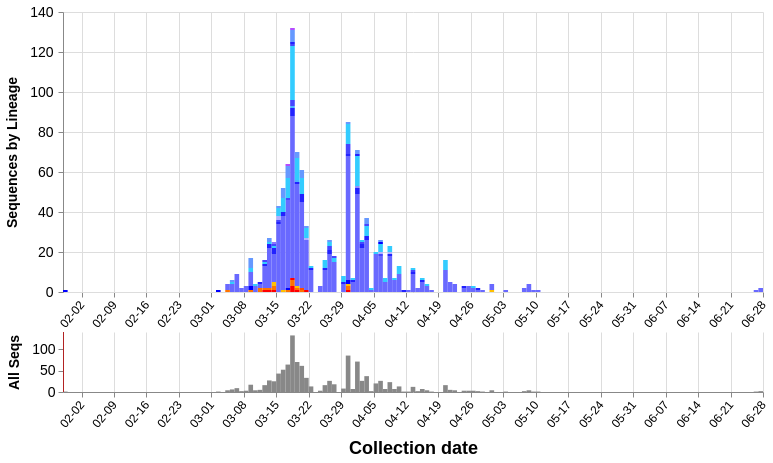

This figure's Vega-Lite source:
### Vega specification from a JSON file in a GitHub repository (floating-point values rounded to 4 significant figures; data arrays with more than 128 entries replaced by an {"elided": "..."} marker saying what was removed)
{"$schema": "https://vega.github.io/schema/vega/v5.json", "description": "A basic stacked bar chart example.", "comment": "These will be overridden by the container of this vega plot", "width": 700, "height": 380, "padding": 5, "signals": [{"name": "disableSelectionColoring", "value": true}, {"name": "detailHeight", "value": 280}, {"name": "detailClip", "update": "detailHeight == 0"}, {"name": "overviewY", "update": "detailHeight == 0 ? 0 : detailHeight + 40"}, {"name": "overviewHeight", "value": 60}, {"name": "dateRangeStart", "value": 1575158400000, "comment": "Along with dateRangeEnd, these are hard limits on the dates shown. May need to update when we hit 2021. Dates are in milliseconds, unix epoch"}, {"name": "dateRangeEnd", "value": 1609372800000}, {"name": "dateBin", "value": 86400000, "comment": "Binning of observations by date, where date is in milliseconds. Default is 1 day (1000 * 60 * 60 * 24). This should never be less than a day. This is passed to the bin transform of cases_by_date_and_group"}, {"name": "overviewYLabel", "value": "All Seqs", "comment": "Y-axis label of the overview (bottom) panel"}, {"name": "detailYLabel", "value": "Sequences by Lineage", "comment": "Y-axis label of the detail (upper) panel"}, {"name": "yFormat", "value": "s"}, {"name": "stackOffset", "value": "zero", "comment": "Whether to show the counts as percentages ('normalize') or as absolute counts ('zero'). This is passed to the stack transform of cases_by_date_and_group"}, {"name": "cumulativeWindow", "value": [0, 0], "comment": "Window to calculate cumulative counts over. [0, 0] disables this behavior, while [null, 0] does the cumulative counting"}, {"name": "detailDomain", "comment": "The date range selected on the overview (bottom) panel. The units are in JS date objects. If there is no date selected, this should be null."}, {"name": "brush", "value": 0, "comment": "The date range selected on the overview (bottom) panel, in screen-space coordinate units (pixels). This will be converted to dates for the detailDomain signal by referencing the xOverview scale"}, {"name": "delta", "value": 0, "comment": "The difference between windows when dragging a date selection window in the overview (bottom) panel. It is tracked onmousemove and used to update the 'brush' signal after mouseup. Units are in screen-space coordinates (pixels)"}, {"name": "xdown", "value": 0, "comment": "The initial screen-space click location, in screen-space coordinates (pixels), when first clicking on the date range window before dragging it. This is used to calculate the 'delta' signal"}, {"name": "anchor", "value": null, "comment": "The initial 'brush' signal state, when clicking on the date range window to drag it. Units are in screen-space coordinates (pixels). Used to update the 'brush' signal after dragging it."}, {"name": "hoverBar", "value": null, "comment": "Used to store which group is hovered over. Is an object with field 'group'"}, {"name": "clear", "value": true, "comment": "If clicking on anything but a grouped bar, then clear the selection (by clearing the 'selection' data object)", "on": [{"events": "mouseup[!event.item]", "update": "true", "force": true}]}, {"name": "shift", "value": false, "comment": "Track whether or not the shift key is pressed. Used to select multiple groups by holding down shift before clicking", "on": [{"events": "@detailbars:click", "update": "event.shiftKey", "force": true}]}, {"name": "clicked", "value": null, "comment": "Track clicks on the group bars, for selection purposes", "on": [{"events": "@detailbars:click", "update": "{group: datum.group}", "force": true}]}], "data": [{"name": "selected", "comment": "A list of groups that are selected", "values": [{"group": "S|614|D|G"}], "on": [{"trigger": "clear", "remove": true}, {"trigger": "!shift", "remove": true}, {"trigger": "!shift && clicked", "insert": "clicked"}, {"trigger": "shift && clicked", "toggle": "clicked"}]}, {"name": "cases_by_date_and_group", "comment": "Main data object, same as caseData in store", "format": {"parse": {"group": "string", "cases_sum": "number", "date": "date:'%Q'"}}, "values": {"elided": "188 records"}, "transform": [{"comment": "this creates the group_sum field on each item, which is a total sum of all cases for that group across all dates", "type": "joinaggregate", "ops": ["sum"], "fields": ["cases_sum"], "as": ["group_counts"], "groupby": ["group", "groupName"]}, {"comment": "Bin observations by date. The width of each bin is determined by the signal dateBin. Since the most detail in the date from GISAID is by day, the bin shouldn't ever be smaller than a day.", "type": "bin", "field": "date", "extent": [{"signal": "dateRangeStart"}, {"signal": "dateRangeEnd"}], "step": {"signal": "dateBin"}, "as": ["day_start", "day_end"]}, {"comment": "After binning, combine observations in the same group and day, by taking the sum of the sequence counts. The max aggs on group_counts and color are just to carry the fields over.", "type": "aggregate", "groupby": ["group", "groupName", "new_group", "day_start", "day_end"], "fields": ["cases_sum", "group_counts", "color"], "ops": ["sum", "max", "max"], "as": ["cases_sum", "group_counts", "color"]}, {"comment": "If a group isn't present in a dateBin that others are, then impute an empty value. This is only important for the cumulative view, so as to keep things consistent. Unfortunately I don't know how to impute for days with no data at all yet. This leads to some gaps in the cumulative view.", "type": "impute", "field": "cases_sum", "key": "day_start", "groupby": ["group", "groupName", "color", "group_counts"], "value": 0}, {"comment": "Recalculate the day_end from the day_start and dateBin, since the imputation can't work on more than one field at once.", "type": "formula", "expr": "datum.day_start + dateBin", "as": "day_end"}, {"comment": "Calculate the cumulative counts. If we're not running in cumulative mode, then output the cumulative count in a dummy field (determined by the signal windowField). If we are in cumulative mode, then overwrite the cases_sum field.", "type": "window", "sort": {"field": "day_start"}, "groupby": ["group", "groupName"], "ops": ["sum"], "fields": ["cases_sum"], "as": ["cases_sum_new"], "frame": {"signal": "cumulativeWindow"}}, {"comment": "Stack bars on the same date in preparation for the visualization. Offset (zero vs. normalize) controls counts vs. percentages.", "type": "stack", "groupby": ["day_start"], "sort": {"field": "group"}, "field": "cases_sum_new", "offset": {"signal": "stackOffset"}}]}, {"name": "cases_by_date", "source": "cases_by_date_and_group", "comment": "Collapse cases by date (ignore group), for the data in the overview (bottom) plot", "transform": [{"type": "aggregate", "groupby": ["day_start", "day_end"], "fields": ["cases_sum"], "ops": ["sum"], "as": ["cases_sum_by_date"]}]}], "marks": [{"type": "group", "name": "detail", "comment": "The mark group for the detail (upper) panel", "encode": {"comment": "The width and height should be overridden by the plot's container", "update": {"clip": {"signal": "detailClip"}, "height": {"signal": "detailHeight"}, "width": {"signal": "width"}}}, "signals": [{"name": "hoverBar", "comment": "Set the hoverBar signal when a bar is hovered over, and clear it when the mouse is hovered over anything else", "push": "outer", "on": [{"events": "@detailbars:mouseover!", "update": "{group: datum.group, date: datum.day_start}"}, {"events": "@detailbars:mouseout!", "update": "null"}]}], "scales": [{"name": "x", "comment": "Provide two fields for the domain, since if we only provide the day_start, the last day will get cut off, and if we only provide day_end, the first day will get cut off", "type": "time", "range": "width", "domain": {"fields": [{"data": "cases_by_date", "field": "day_start"}, {"data": "cases_by_date", "field": "day_end"}]}, "domainRaw": {"signal": "detailDomain"}}, {"name": "y", "comment": "Scale the y axis from 0 to the highest bar height", "type": "linear", "range": [{"signal": "detailHeight"}, 0], "nice": true, "zero": true, "domain": {"data": "cases_by_date_and_group", "field": "y1"}}], "marks": [{"type": "group", "comment": "Not sure why we need a group mark here, but this is how it is in the example plot, so I didn't change it", "encode": {"update": {"height": {"field": {"group": "height"}}, "width": {"field": {"group": "width"}}}}, "axes": [{"orient": "bottom", "scale": "x", "zindex": 0, "format": "%m-%d", "tickCount": "week", "grid": true, "gridScale": "y", "gridColor": "#DDD", "labelAngle": 310, "labelAlign": "right", "labelBaseline": "middle", "labelPadding": 5, "labelFontSize": 12}, {"orient": "left", "scale": "y", "format": {"signal": "yFormat"}, "zindex": 0, "grid": true, "gridColor": "#DDD", "title": {"signal": "detailYLabel"}, "titleFontSize": 14, "titlePadding": 10, "labelFontSize": 14, "labelPadding": 5, "tickCount": 5}], "marks": [{"type": "rect", "name": "detailbars", "from": {"data": "cases_by_date_and_group"}, "clip": true, "encode": {"comment": "Define the tooltip and other constant values here", "enter": {"strokeWidth": {"value": 1}, "tooltip": {"signal": "{title: datum.groupName, 'Total sequences': datum.group_counts, 'Sequences': datum.cases_sum_new, 'Collection date': timeFormat(datum.day_start, '%b %d %Y')}"}}, "update": {"x": {"scale": "x", "field": "day_start"}, "x2": {"scale": "x", "field": "day_end"}, "y": {"scale": "y", "field": "y0"}, "y2": {"scale": "y", "field": "y1"}, "fill": [{"test": "disableSelectionColoring || (!length(data('selected')) || indata('selected', 'group', datum.group)) && (datum.cases_sum_new > 0)", "field": "color", "comment": "If this group is selected, or if nothing is selected, then color it normally."}, {"value": "#CCC", "comment": "If there is a selected group and this group isn't one of them, then color it light grey"}], "stroke": [{"test": "hoverBar && hoverBar.group == datum.group && datum.cases_sum_new > 0", "value": "#000", "comment": "If this group is being hovered over, then set outline it black. Since we're imputing empty groups, only highlight groups with more than zero cases."}, {"value": "transparent"}], "zindex": [{"test": "hoverBar && hoverBar.group == datum.group && datum.cases_sum > 0", "value": 3, "comment": "Same as the 'stroke' test, but we also need to set the z-index here since it's possible the outline stroke will get hidden under other bars"}, {"value": 1}]}}}]}]}, {"type": "group", "name": "overview", "comment": "Mark group for the overview (bottom) panel", "encode": {"comment": "The width should be overridden by the plot container", "update": {"x": {"value": 0}, "y": {"signal": "overviewY"}, "width": {"signal": "width"}, "height": {"signal": "overviewHeight"}, "fill": {"value": "transparent"}}}, "signals": [{"name": "brush", "comment": "Trigger the date selection brush when any area of the overview plot is clicked. The update code was originally [x(), x()], but I changed it to snap to days instead of selecting by screen-space pixel. All the code does is convert from screen-space pixels --> date --> days --> round to nearest day --> date --> screen-space pixels. invert() is used to convert from pixels to date, and round(x / 86400000) rounds to the nearest day. round() * 86400000 converts from days back into the date (in milliseconds), and scale() converts from date back into screen-space coordinates. This fragment of code is used in all the signals below for day-snapping.", "push": "outer", "on": [{"events": {"merge": [{"markname": "overview", "type": "mousedown"}, {"markname": "overviewbars", "type": "mousedown"}]}, "update": "[scale('xOverview', round(invert('xOverview', x()) / 86400000) * 86400000), scale('xOverview', round(invert('xOverview', x()) / 86400000) * 86400000)]"}, {"comment": "Clear the brush selection on any double-click", "events": {"merge": [{"markname": "overview", "type": "dblclick"}, {"markname": "brushrect", "type": "dblclick"}]}, "update": "0"}, {"comment": "Update the brush on mousemove. Hold the first point of the range constant (brush[0]), and modify brush[1] by snapping to day as well (see comment above). clamp() is used to ensure that the range stays within the bounds of the plot. Capture mousemove events on both the plot and the bars to allow dragging anywhere on the overview plot", "events": {"merge": [{"source": "window", "type": "mousemove", "between": [{"markname": "overview", "type": "mousedown"}, {"source": "window", "type": "mouseup"}], "consume": true}, {"source": "window", "type": "mousemove", "between": [{"markname": "overviewbars", "type": "mousedown"}, {"source": "window", "type": "mouseup"}], "consume": true}]}, "update": "[brush[0], clamp(scale('xOverview', round(invert('xOverview', x()) / 86400000) * 86400000), 0, width)]"}, {"comment": "When the mousemove is finished (marked by mouseup event), then reorganize the brush vector so that the lesser value is first", "events": {"merge": [{"markname": "overview", "type": "mouseup"}, {"markname": "brushrect", "type": "mouseup"}]}, "update": "abs(span(brush)) <= 2 ? 0 : [brush[0], brush[1]]"}, {"comment": "Capture when the date range window is dragged, and update the ranges. Since the dragging logic implements day-snapping on its own, we don't have to round anything here.", "events": {"signal": "delta"}, "update": "clampRange([anchor[0] + delta, anchor[1] + delta], 0, width)"}]}, {"name": "anchor", "comment": "Make a copy of the brush vector when the date range is clicked. Used by the 'brush' signal to update itself after a date range drag", "push": "outer", "on": [{"events": "@brushrect:mousedown", "update": "slice(brush)"}]}, {"name": "xdown", "comment": "Track the initial drag x-coordinate, and snap to the nearest day. Used to set the 'delta' signal", "push": "outer", "on": [{"events": "@brushrect:mousedown", "update": "scale('xOverview', round(invert('xOverview', x()) / 86400000) * 86400000)"}]}, {"name": "delta", "comment": "Track how far and in what direction the date range was dragged. Snap to the nearest day. Used to set the 'brush' signal after a date range drag", "push": "outer", "on": [{"events": "[@brushrect:mousedown, window:mouseup] > window:mousemove!", "update": "scale('xOverview', round(invert('xOverview', x()) / 86400000) * 86400000) - xdown"}]}, {"name": "detailDomain", "comment": "The same as the 'brush' signal, but in date coordinates instead of screen-space (pixel) coordinates", "push": "outer", "on": [{"events": {"signal": "brush"}, "update": "span(brush) ? invert('xOverview', brush) : null"}]}], "scales": [{"name": "xOverview", "comment": "Provide two fields for the domain, since if we only provide the day_start, the last day will get cut off, and if we only provide day_end, the first day will get cut off", "type": "time", "range": "width", "domain": {"fields": [{"data": "cases_by_date", "field": "day_start"}, {"data": "cases_by_date", "field": "day_end"}]}}, {"name": "yOverview", "type": "linear", "range": [{"signal": "overviewHeight"}, 0], "domain": {"data": "cases_by_date", "field": "cases_sum_by_date"}, "nice": true, "zero": true}], "axes": [{"orient": "bottom", "scale": "xOverview", "title": "Collection date", "titleFontSize": 18, "titlePadding": 10, "format": "%m-%d", "grid": true, "gridColor": "#DDD", "gridScale": "yOverview", "labelAngle": 310, "labelAlign": "right", "labelBaseline": "middle", "labelPadding": 5, "labelFontSize": 12, "tickCount": "week"}, {"orient": "left", "scale": "yOverview", "title": {"signal": "overviewYLabel"}, "titleFontSize": 14, "titlePadding": 10, "labelFontSize": 14, "labelPadding": 3, "tickCount": 3}], "marks": [{"type": "rect", "name": "overviewbars", "from": {"data": "cases_by_date"}, "encode": {"update": {"x": {"scale": "xOverview", "field": "day_start"}, "x2": {"scale": "xOverview", "field": "day_end"}, "y": {"scale": "yOverview", "value": 0}, "y2": {"scale": "yOverview", "field": "cases_sum_by_date"}, "fill": [{"test": "detailDomain && inrange(datum.day_start, [detailDomain[0], detailDomain[1] - 1])", "value": "#f00", "comment": "Color this bar red if it's within the date selection range"}, {"value": "#888"}]}}}, {"type": "rect", "name": "brushrect", "comment": "Draw the date selection range", "encode": {"enter": {"y": {"value": 0}, "height": {"signal": "overviewHeight"}, "fill": {"value": "#333"}, "fillOpacity": {"value": 0.2}}, "update": {"x": {"signal": "brush[0]"}, "x2": {"signal": "brush[1]"}}}}, {"type": "rect", "comment": "Draw the beginning bar of the date selection range", "interactive": false, "encode": {"enter": {"y": {"value": 0}, "height": {"signal": "overviewHeight"}, "width": {"value": 1}, "fill": {"value": "firebrick"}}, "update": {"x": {"signal": "brush[0]"}}}}, {"type": "rect", "comment": "Draw the ending bar of the date selection range", "interactive": false, "encode": {"enter": {"y": {"value": 0}, "height": {"signal": "overviewHeight"}, "width": {"value": 1}, "fill": {"value": "firebrick"}}, "update": {"x": {"signal": "brush[1]"}}}}]}]}
